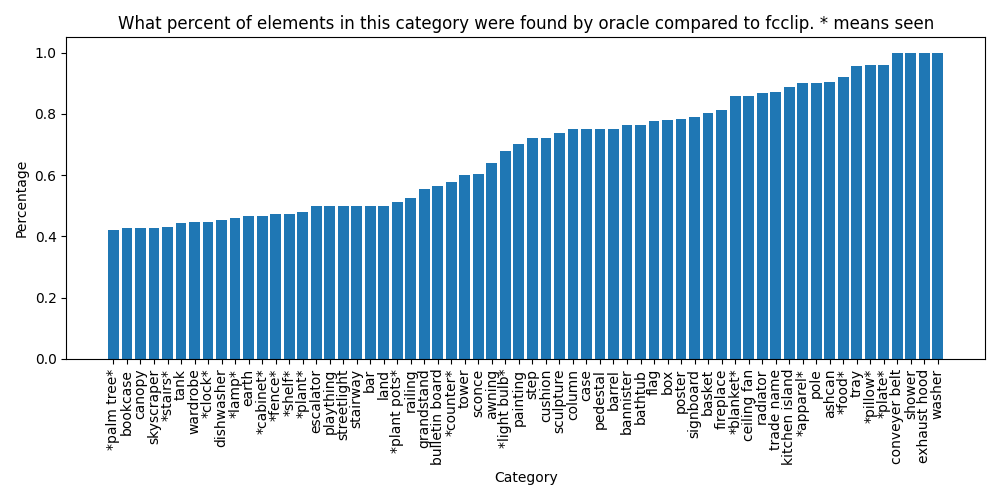

Source code (Python):
import json
import matplotlib.pyplot as plt
counter = {}

original = json.load(open('fcclip/tests/found_by_oracle/found-objects-original.json'))
oracle = json.load(open('fcclip/tests/found_by_oracle/found-objects-oracle.json'))

class Stat:
    def __init__(self):
        self.counter = 0
        self.total = 0

    def ratio(self):
        return self.counter / self.total

    def __str__(self):
        return '%.2f' % self.ratio()

    def __repr__(self):
        return '%.2f' % self.ratio()

img_diff_counter = {}

overlap = json.load(open('fcclip/tests/train_overlap_text.json'))

for img_id, obj in original.items():
    if img_id not in oracle:
        raise Exception('Object not found in oracle: %s' % obj)

    found_gt_original = obj
    found_gt_oracle = oracle[img_id]
    img_diff_counter[img_id] = abs(len(found_gt_original) - len(found_gt_oracle))
    
    for obj in found_gt_oracle:
        obj_name = obj[0]
        if obj_name in overlap:
            obj_name = f'*{obj_name.split(',')[0]}*'
        else:
            obj_name = obj_name.split(',')[0]

        val = obj[1]

        if obj_name not in counter:
            counter[obj_name] = Stat()
        counter[obj_name].total += 1

        if obj in found_gt_original:
            continue

        counter[obj_name].counter += 1

sorted_items = sorted(counter.items(), key=lambda item: item[1].ratio())
keys = [ key for key, val in sorted_items if val.ratio() > 0.4] 
values = [val.ratio() for key, val in sorted_items if val.ratio() > 0.4]



plt.figure(figsize=(10, 5))
plt.bar(keys, values)
plt.xlabel('Category')
plt.ylabel('Percentage')
plt.title('What percent of elements in this category were found by oracle compared to fcclip. * means seen')
plt.xticks(rotation=90)
plt.tight_layout()
plt.savefig('fcclip/tests/found_by_oracle/compare.png')

values = [val.counter for key, val in sorted_items if val.ratio() > 0.4]

plt.figure(figsize=(10, 5))
plt.bar(keys, values)
plt.xlabel('Category')
plt.ylabel('Counts')
plt.title('How often this category was not found by oracle. * means seen')
plt.xticks(rotation=90)
plt.tight_layout()
plt.savefig('fcclip/tests/found_by_oracle/missed.png')

img_diff_counter_sorted = sorted(img_diff_counter.items(), key=lambda item: item[1])
json.dump(img_diff_counter_sorted, open('fcclip/tests/found_by_oracle/img_diff_counter.json', 'w'), indent=4)
